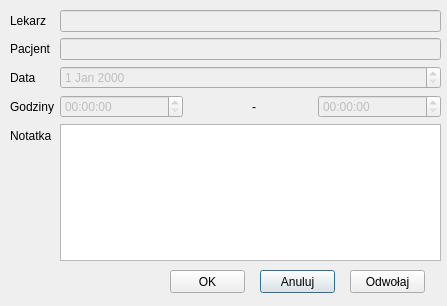
<?xml version="1.0" encoding="UTF-8"?>
<ui version="4.0">
 <class>edycja_wizyty</class>
 <widget class="QDialog" name="edycja_wizyty">
  <property name="geometry">
   <rect>
    <x>0</x>
    <y>0</y>
    <width>447</width>
    <height>306</height>
   </rect>
  </property>
  <property name="windowTitle">
   <string>Edycja wizyty</string>
  </property>
  <widget class="QWidget" name="formLayoutWidget">
   <property name="geometry">
    <rect>
     <x>10</x>
     <y>10</y>
     <width>431</width>
     <height>251</height>
    </rect>
   </property>
   <layout class="QFormLayout" name="formLayout">
    <item row="0" column="0">
     <widget class="QLabel" name="label">
      <property name="text">
       <string>Lekarz</string>
      </property>
     </widget>
    </item>
    <item row="0" column="1">
     <widget class="QLineEdit" name="lekarz">
      <property name="enabled">
       <bool>false</bool>
      </property>
     </widget>
    </item>
    <item row="1" column="0">
     <widget class="QLabel" name="label_2">
      <property name="text">
       <string>Pacjent</string>
      </property>
     </widget>
    </item>
    <item row="1" column="1">
     <widget class="QLineEdit" name="pacjent">
      <property name="enabled">
       <bool>false</bool>
      </property>
     </widget>
    </item>
    <item row="2" column="0">
     <widget class="QLabel" name="label_3">
      <property name="text">
       <string>Data</string>
      </property>
     </widget>
    </item>
    <item row="2" column="1">
     <widget class="QDateEdit" name="data">
      <property name="enabled">
       <bool>false</bool>
      </property>
     </widget>
    </item>
    <item row="3" column="0">
     <widget class="QLabel" name="label_4">
      <property name="text">
       <string>Godziny</string>
      </property>
     </widget>
    </item>
    <item row="3" column="1">
     <layout class="QHBoxLayout" name="horizontalLayout">
      <item>
       <widget class="QTimeEdit" name="godzina_rozpoczecia">
        <property name="enabled">
         <bool>false</bool>
        </property>
       </widget>
      </item>
      <item>
       <widget class="QLabel" name="label_5">
        <property name="text">
         <string>                   - </string>
        </property>
       </widget>
      </item>
      <item>
       <widget class="QTimeEdit" name="godzina_zakonczenia">
        <property name="enabled">
         <bool>false</bool>
        </property>
       </widget>
      </item>
     </layout>
    </item>
    <item row="4" column="0">
     <widget class="QLabel" name="label_6">
      <property name="text">
       <string>Notatka</string>
      </property>
     </widget>
    </item>
    <item row="4" column="1">
     <widget class="QTextEdit" name="notatka"/>
    </item>
   </layout>
  </widget>
  <widget class="QPushButton" name="btnAnuluj">
   <property name="geometry">
    <rect>
     <x>260</x>
     <y>270</y>
     <width>75</width>
     <height>23</height>
    </rect>
   </property>
   <property name="text">
    <string>Anuluj</string>
   </property>
  </widget>
  <widget class="QPushButton" name="btnOdwolaj">
   <property name="geometry">
    <rect>
     <x>350</x>
     <y>270</y>
     <width>75</width>
     <height>23</height>
    </rect>
   </property>
   <property name="text">
    <string>Odwołaj</string>
   </property>
  </widget>
  <widget class="QPushButton" name="btnOk">
   <property name="geometry">
    <rect>
     <x>170</x>
     <y>270</y>
     <width>75</width>
     <height>23</height>
    </rect>
   </property>
   <property name="text">
    <string>OK</string>
   </property>
  </widget>
 </widget>
 <resources/>
 <connections/>
</ui>
